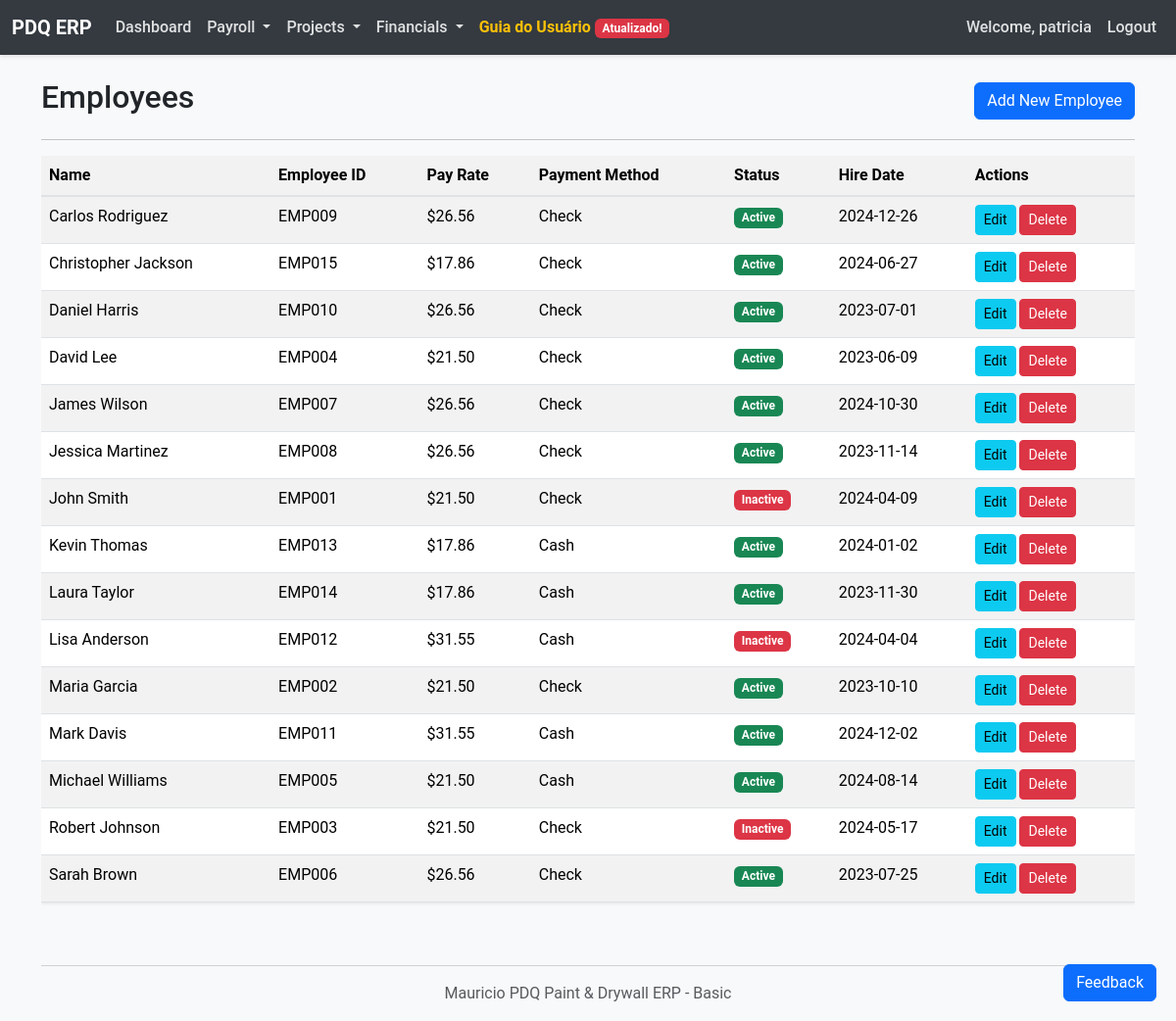
Page /employees (signed in) on the committed database.
### models.py (models this page shows, shortened)
class Employee(db.Model):
    id = db.Column(db.Integer, primary_key=True)
    name = db.Column(db.String(100), nullable=False)
    employee_id_str = db.Column(db.String(20), unique=True)
    contact_details = db.Column(db.Text)
    pay_rate = db.Column(db.Float, nullable=False)
    payment_method_preference = db.Column(db.Enum(PaymentMethod))
    is_active = db.Column(db.Boolean, default=True)
    hire_date = db.Column(db.Date)

### app.py (the view)
@app.route('/employees')
@login_required
def employees():
    all_employees = Employee.query.order_by(Employee.name).all()
    return render_template('employees.html', employees=all_employees)

### app.py (called while the page is built)
def login_required(f):
    @wraps(f)
    def decorated_function(*args, **kwargs):
        if 'user_id' not in session:
            flash('Please log in to access this page.', 'danger')
            return redirect(url_for('login'))
        return f(*args, **kwargs)
    return decorated_function

### templates/employees.html (shortened to what this page needs)
{% extends "layout.html" %}
{% block content %}
<div class="d-flex justify-content-between align-items-center mb-3">
    <h2>Employees</h2>
    <a href="{{ url_for('add_employee') }}" class="btn btn-primary">Add New Employee</a>
</div>
<hr>
{% if employees %}
<div class="table-responsive">
    <table class="table table-striped table-hover">
        <thead>
            <tr>
                <th>Name</th>
                <th>Employee ID</th>
                <th>Pay Rate</th>
                <th>Payment Method</th>
                <th>Status</th>
                <th>Hire Date</th>
                <th>Actions</th>
            </tr>
        </thead>
        <tbody>
            {% for employee in employees %}
            <tr>
                <td>{{ employee.name }}</td>
                <td>{{ employee.employee_id_str }}</td>
                <td>${{ "%.2f"|format(employee.pay_rate) }}</td>
                <td>{{ employee.payment_method_preference.value if employee.payment_method_preference else "Not set" }}</td>
                <td>
                    <span class="badge bg-{{ 'success' if employee.is_active else 'danger' }}">
                        {{ "Active" if employee.is_active else "Inactive" }}
                    </span>
                </td>
                <td>{{ employee.hire_date.strftime('%Y-%m-%d') if employee.hire_date else "Not set" }}</td>
                <td>
                    <a href="{{ url_for('edit_employee', id=employee.id) }}" class="btn btn-sm btn-info">Edit</a>
                    <button type="button" class="btn btn-sm btn-danger" data-bs-toggle="modal" data-bs-target="#deleteModal{{ employee.id }}">
                        Delete
                    </button>
                </td>
            </tr>
            {% endfor %}
        </tbody>
    </table>
</div>
{% else %}
<div class="alert alert-info">
    No employees found. <a href="{{ url_for('add_employee') }}" class="alert-link">Add your first employee</a>.
</div>
{% endif %}
{% endblock %}

### static/css/styles.css (style rules this page uses)
body { font-family: 'Roboto', 'Helvetica Neue', Arial, sans-serif; background-color: #f8f9fa; color: #212529; }
.btn-primary { background-color: #0d6efd; border-color: #0d6efd; }
.btn-danger { background-color: #dc3545; border-color: #dc3545; }
.table { background-color: #ffffff; box-shadow: 0 1px 3px rgba(0, 0, 0, 0.1); }
.table thead th { background-color: #f2f2f2; border-bottom: 2px solid #dee2e6; }

### rows in the picture
Employee: name "Carlos Rodriguez", employee_id_str "EMP009", pay_rate "26.56", payment_method_preference "Check", is_active "Active", hire_date "2024-12-26"
Employee: name "Christopher Jackson", employee_id_str "EMP015", pay_rate "17.86", payment_method_preference "Check", is_active "Active", hire_date "2024-06-27"
Employee: name "Daniel Harris", employee_id_str "EMP010", pay_rate "26.56", payment_method_preference "Check", is_active "Active", hire_date "2023-07-01"
Employee: name "David Lee", employee_id_str "EMP004", pay_rate "21.50", payment_method_preference "Check", is_active "Active", hire_date "2023-06-09"
Employee: name "James Wilson", employee_id_str "EMP007", pay_rate "26.56", payment_method_preference "Check", is_active "Active", hire_date "2024-10-30"
Employee: name "Jessica Martinez", employee_id_str "EMP008", pay_rate "26.56", payment_method_preference "Check", is_active "Active", hire_date "2023-11-14"
Employee: name "John Smith", employee_id_str "EMP001", pay_rate "21.50", payment_method_preference "Check", is_active "Inactive", hire_date "2024-04-09"
Employee: name "Kevin Thomas", employee_id_str "EMP013", pay_rate "17.86", payment_method_preference "Cash", is_active "Active", hire_date "2024-01-02"
Employee: name "Laura Taylor", employee_id_str "EMP014", pay_rate "17.86", payment_method_preference "Cash", is_active "Active", hire_date "2023-11-30"
Employee: name "Lisa Anderson", employee_id_str "EMP012", pay_rate "31.55", payment_method_preference "Cash", is_active "Inactive", hire_date "2024-04-04"
Employee: name "Maria Garcia", employee_id_str "EMP002", pay_rate "21.50", payment_method_preference "Check", is_active "Active", hire_date "2023-10-10"
Employee: name "Mark Davis", employee_id_str "EMP011", pay_rate "31.55", payment_method_preference "Cash", is_active "Active", hire_date "2024-12-02"
Employee: name "Michael Williams", employee_id_str "EMP005", pay_rate "21.50", payment_method_preference "Cash", is_active "Active", hire_date "2024-08-14"
Employee: name "Robert Johnson", employee_id_str "EMP003", pay_rate "21.50", payment_method_preference "Check", is_active "Inactive", hire_date "2024-05-17"
Employee: name "Sarah Brown", employee_id_str "EMP006", pay_rate "26.56", payment_method_preference "Check", is_active "Active", hire_date "2023-07-25"

### other values in the picture
{{ session.get('username') }} "patricia"
